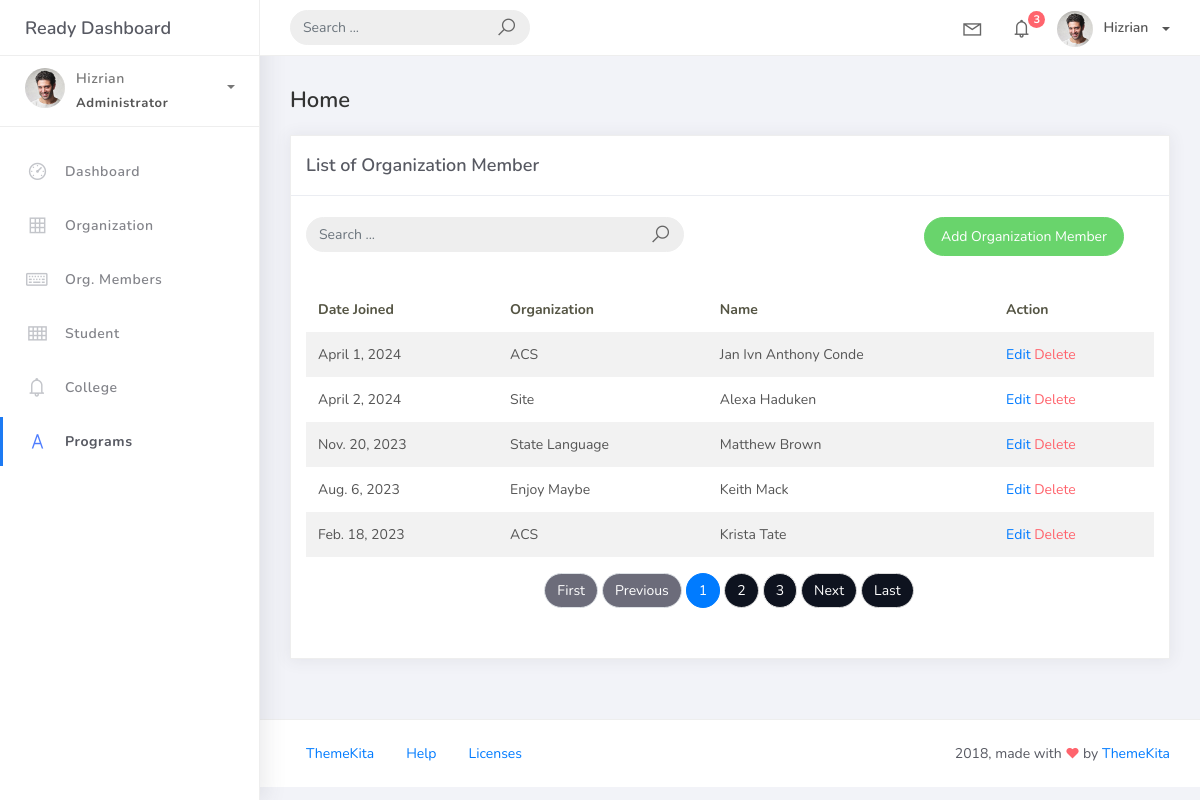
The page /orgmemberlist on the database as committed earlier.
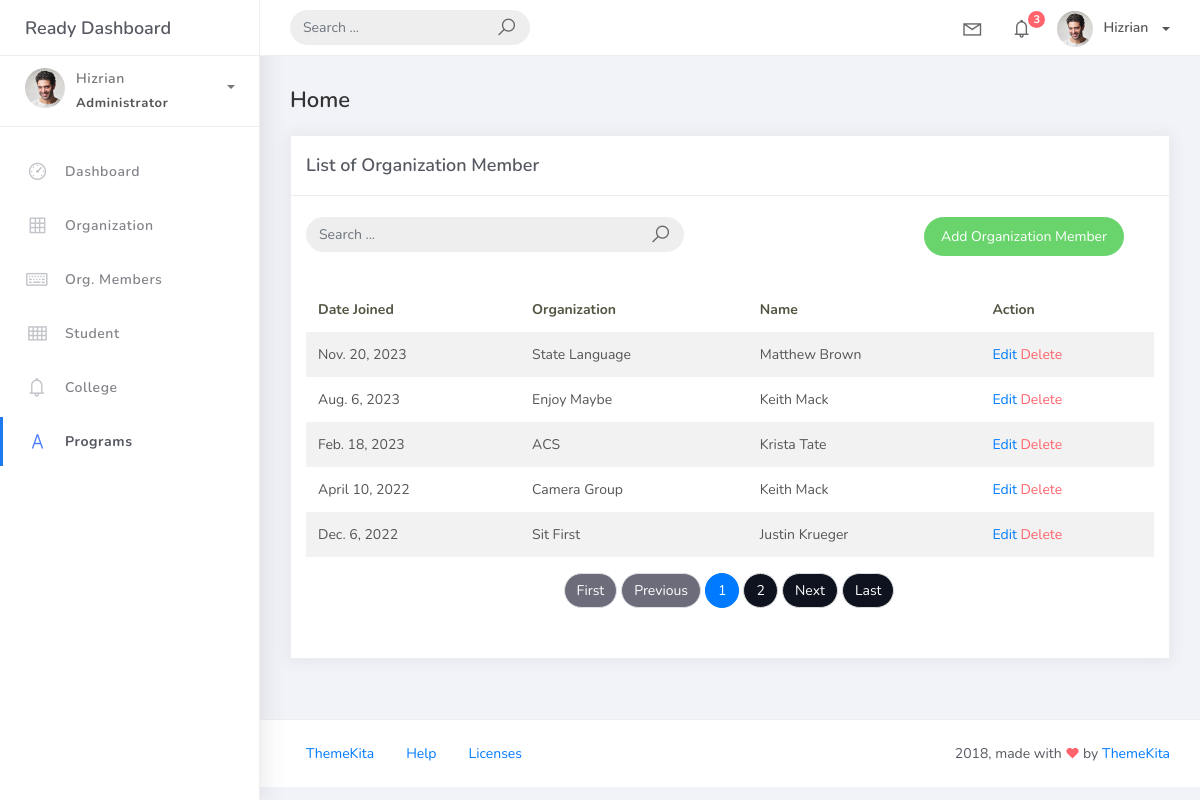
The same page on the database as committed later.
### studentorg/models.py (models this page shows, shortened)
class BaseModel (models.Model ):
    create_at = models.DateTimeField(auto_now_add=True, db_index=True)
    updated_at = models.DateTimeField(auto_now=True)
    class Meta:
        abstract = True

class OrgMember(BaseModel):
    student = models.ForeignKey(Student, on_delete=models.CASCADE)
    organization = models.ForeignKey(Organization, on_delete=models.CASCADE)
    date_joined = models.DateField()

class Organization(BaseModel):
    name = models.CharField(max_length=250)
    college = models.ForeignKey(College, null=True, blank=True, on_delete=models.CASCADE)
    description = models.CharField(max_length=500)

class Student(BaseModel):
    student_id = models.CharField(max_length=15)
    lastname = models.CharField(max_length=25)
    firstname = models.CharField(max_length=25)
    middlename = models.CharField(max_length=25, blank=True, null=True)
    program = models.ForeignKey(Program, on_delete=models.CASCADE)

### studentorg/views.py (the view)
# urls.py: path('orgmemberlist', OrgMemberList.as_view(), name='orgmember-list'),
class OrgMemberList(ListView):
    model = OrgMember
    context_object_name = 'orgmember'
    template_name  = 'orgmember_list.html'
    paginate_by = 5

### templates/orgmember_list.html
{% extends 'base.html' %} {%load static %}  {% block content %}
<div class="content">
    <div class="container-fluid">
        <h4 class="page-title">Home</h4>
        <div class="row">
            <div class="col-md-12">
                <div class="card">
                    <div class="card-header">
                        <div class="card-title">List of Organization Member</div>
                    </div>
                    <br />
                            <div class="col-md-12 row">
                                <div class="col-md-6">
                                    <form class="navbar-left navbar-form nav-search mr-md-3" action="{% url 'orgmember-list' %}">
                                      <div class="input-group">
                                        <input type="text" placeholder="Search ..." class="form-control" name="q" />
                                        <div class="input-group-append">
                                        <span class="input-group-text">
                                            <i class="la la-search search-icon"></i>
                                        </span>
                                        </div>
                                      </div>
                                    </form>
                                </div>
                                <div class="col-md-6">
                                    <div class="pull-right">
                                        <a href="{% url 'orgmember-add' %}" class="btn btn-success btn-rounded">Add Organization Member</a>
                                    </div>
                                </div>
                            </div>
                    <div class="card-body">
                        <table class="table table-striped mt-3">
                            <thead>
                                <tr>
                                    <th scope="col">Date Joined</th>
                                    <th scope="col">Organization</th>
                                    <th scope="col">Name</th>
                                    <th scope="col">Action</th>
                                </tr>
                            </thead>
                            <tbody>
                                {% for object in object_list %}
                                <tr>
                                    <td>{{ object.date_joined }}</td>
                                    <td>{{ object.organization.name}}</td>
                                    <td>{{ object.student.firstname }} {{ object.student.lastname }}</td>
                                    <td>
                                        <a href="orgmember_list/{{ object.id }}">Edit</a>
                                        <a href="orgmember_list/{{ object.id }}/delete" class="text-danger">Delete</a>
                                    </td>
                                </tr>
                                {% empty %}
                                <tr>
                                    <td colspan="4" style="text-align: center">
                                        <p class="text-sm font-weight-bold mb-0">No Records Found</p>
                                    </td>
                                </tr>
                                {% endfor %}
                            </tbody>
                        </table>
                        {% include 'includes/pagination.html' %}
                    </div>
                </div>
            </div>
        </div>
    </div>
</div>
{% endblock %}

### templates/base.html (shortened to what this page needs)
{% load static %}
<!DOCTYPE html>
<html>
<head>
    <link rel="stylesheet" href="{% static 'css/bootstrap.min.css' %}">
    <link rel="stylesheet" href="{% static 'css/ready.css' %}">
	<link rel="stylesheet" href="{% static 'css/demo.css' %}">
</head>
<body>
	<div class="wrapper">
		<div class="main-header">
			<div class="logo-header">
				<a href="index.html" class="logo">
					Ready Dashboard
				</a>
			</div>
			<nav class="navbar navbar-header navbar-expand-lg">
				<div class="container-fluid">
					<form class="navbar-left navbar-form nav-search mr-md-3" action="">
						<div class="input-group">
							<input type="text" placeholder="Search ..." class="form-control">
							<div class="input-group-append">
								<span class="input-group-text">
									<i class="la la-search search-icon"></i>
								</span>
							</div>
						</div>
					</form>
					<ul class="navbar-nav topbar-nav ml-md-auto align-items-center">
						<li class="nav-item dropdown hidden-caret">
							<a class="nav-link dropdown-toggle" href="#" id="navbarDropdown" role="button" data-toggle="dropdown" aria-haspopup="true" aria-expanded="false">
								<i class="la la-envelope"></i>
							</a>
						</li>
						<li class="nav-item dropdown hidden-caret">
							<a class="nav-link dropdown-toggle" href="#" id="navbarDropdown" role="button" data-toggle="dropdown" aria-haspopup="true" aria-expanded="false">
								<i class="la la-bell"></i>
								<span class="notification">3</span>
							</a>
						</li>
						<li class="nav-item dropdown">
							<a class="dropdown-toggle profile-pic" data-toggle="dropdown" href="#" aria-expanded="false"> <img src="{% static 'img/profile.jpg' %}" alt="user-img" width="36" class="img-circle"><span >Hizrian</span></span> </a>
							</li>
						</ul>
					</div>
				</nav>
			</div>
			<div class="sidebar">
				<div class="scrollbar-inner sidebar-wrapper">
					<div class="user">
						<div class="photo">
							<img src="{% static 'img/profile.jpg' %}">
						</div>
						<div class="info">
							<a class="" data-toggle="collapse" href="#collapseExample" aria-expanded="true">
								<span>
									Hizrian
									<span class="user-level">Administrator</span>
									<span class="caret"></span>
								</span>
							</a>
						</div>
					</div>
					<ul class="nav">
						<li class="nav-item">
							<a href="index.html">
								<i class="la la-dashboard"></i>
								<p>Dashboard</p>
							</a>
						</li>
						<li class="nav-item">
							<a href="{% url 'organization-list' %}">
								<i class="la la-table"></i>
								<p>Organization</p>
							</a>
						</li>
						<li class="nav-item">
							<a href="{% url 'orgmember-list' %}">
								<i class="la la-keyboard-o"></i>
								<p>Org. Members</p>
							</a>
						</li>
						<li class="nav-item">
							<a href="{% url 'student-list' %}">
								<i class="la la-th"></i>
								<p>Student</p>
							</a>
						</li>
						<li class="nav-item">
							<a href="{% url 'college-list' %}">
								<i class="la la-bell"></i>
								<p>College</p>
							</a>
						</li>
						<li class="nav-item active">
							<a href="{% url 'program-list' %}">
								<i class="la la-font"></i>
								<p>Programs</p>
							</a>
						</li>
					</ul>
				</div>
			</div>
			<div class="main-panel">
				{% block content %}
                {% endblock %}
				<footer class="footer">
					<div class="container-fluid">
						<nav class="pull-left">
							<ul class="nav">
								<li class="nav-item">
									<a class="nav-link" href="http://www.themekita.com">
										ThemeKita
									</a>
								</li>
								<li class="nav-item">
									<a class="nav-link" href="#">
										Help
									</a>
								</li>
								<li class="nav-item">
									<a class="nav-link" href="https://themewagon.com/license/#free-item">
										Licenses
									</a>
								</li>
							</ul>
						</nav>
						<div class="copyright ml-auto">
							2018, made with <i class="la la-heart heart text-danger"></i> by <a href="http://www.themekita.com">ThemeKita</a>
						</div>
					</div>
				</footer>
			</div>
		</div>
</body>
</html>

### templates/includes/pagination.html (shortened to what this page needs)
{% if is_paginated %}
    <nav aria-label="Topics pagination" style='display: flex;
    justify-content: center;' class="mb-4">
        <ul class="pagination">
            {% if page_obj.number > 1 %}
                <li class="page-item">
                    <a class="page-link" style='background-color:#0E131F;color:white' href="?page=1">First</a>
                </li>
            {% else %}
                <li class="page-item disabled">
                    <span class="page-link" style='background-color:rgb(108, 108, 122);color:white'>First</span>
                </li>
            {% endif %}
            {% if page_obj.has_previous %}
                <li class="page-item">
                    <a class="page-link" style='background-color:#0E131F;color:white' href="?page={{ page_obj.previous_page_number }}">Previous</a>
                </li>
            {% else %}
                <li class="page-item disabled">
                    <span class="page-link" style='background-color:rgb(108, 108, 122);color:white'>Previous</span>
                </li>
            {% endif %}
            {% for page_num in paginator.page_range %}
                {% if page_obj.number == page_num %}
                    <li class="page-item active">
                        <span class="page-link">
                            {{ page_num }}
                        </span>
                    </li>
                {% elif page_num > page_obj.number|add:'-3' and page_num < page_obj.number|add:'3' %}
                    <li class="page-item">
                        <a class="page-link" href="?page={{ page_num }}" style='background-color:#0E131F;color:white'>{{ page_num }}</a>
                    </li>
                {% endif %}
            {% endfor %}
            {% if page_obj.has_next %}
                <li class="page-item">
                    <a class="page-link" style='background-color:#0E131F;color:white' href="?page={{ page_obj.next_page_number }}">Next</a>
                </li>
            {% else %}
                <li class="page-item disabled">
                    <span class="page-link" style='background-color:rgb(108, 108, 122);color:white'>Next</span>
                </li>
            {% endif %}
            {% if page_obj.number != paginator.num_pages %}
                <li class="page-item">
                    <a class="page-link" style='background-color:#0E131F;color:white' href="?page={{ paginator.num_pages }}">Last</a>
                </li>
            {% else %}
                <li class="page-item disabled">
                    <span class="page-link" style='background-color:rgb(108, 108, 122);color:white'>Last</span>
                </li>
            {% endif %}
        </ul>
    </nav>
{% endif %}

Rows that differ between the two databases and show on the page:
removed OrgMember: date_joined "April 1, 2024", organization.name "ACS", student.firstname "Jan Ivn Anthony", student.lastname "Conde"
removed OrgMember: date_joined "April 2, 2024", organization.name "Site", student.firstname "Alexa", student.lastname "Haduken"
now on this page (row unchanged): OrgMember: date_joined "April 10, 2022", organization.name "Camera Group", student.firstname "Keith", student.lastname "Mack"
now on this page (row unchanged): OrgMember: date_joined "Dec. 6, 2022", organization.name "Sit First", student.firstname "Justin", student.lastname "Krueger"
Other text that changed with them:
list line gone: "3"
